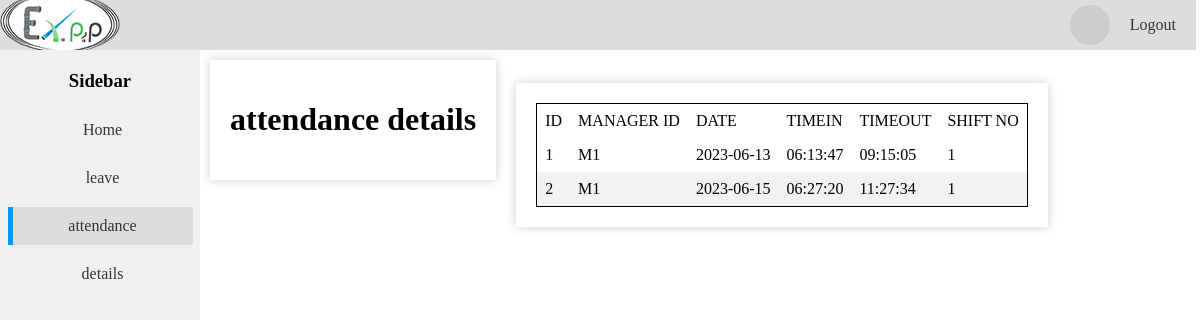
The app's page /managerattendance.php (signed in), older data.
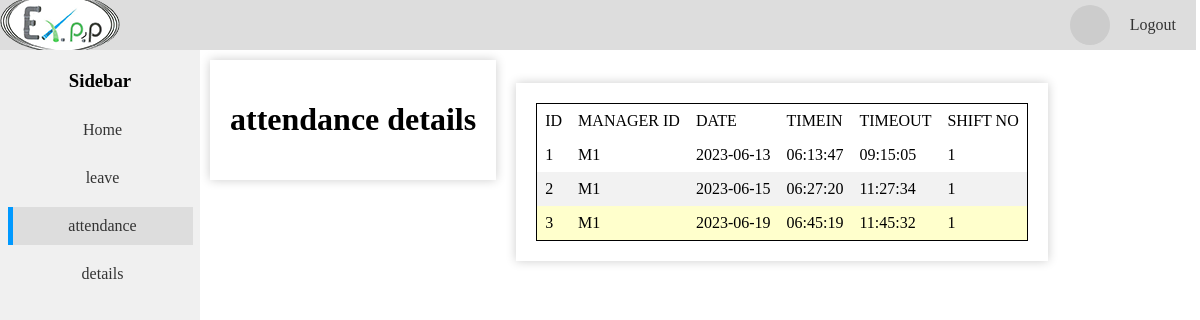
The same page, newer data.
### tables this page shows
CREATE TABLE `attendance` (
  `attendanceID` int(11) NOT NULL,
  `employeeID` int(11) DEFAULT NULL,
  `managerID` varchar(255) DEFAULT NULL,
  `logdate` date NOT NULL,
  `timein` time NOT NULL,
  `timeout` time DEFAULT NULL,
  `shifttype` varchar(15) NOT NULL
);

### managerattendance.php (the view, shortened to what this page needs)
<!DOCTYPE html>
<html>
<head>
</head>
<body>
<div class="page-container">
  <?php include 'header.php'; ?>
  <div class="content-container">
  <div class="sidebar">
    <h3>Sidebar</h3>
    <a href="managerdashboard.php">Home</a>
    <a href="managerleave.php">leave</a>
    <a class="active"href="managerattendance.php">attendance</a>
    <a href="managerdetails.php">details</a>
  </div>
<div class="rightofsidebar">
<div class="container">
   <h1>attendance details</h1>
</div>
<div class="container">
    <div class="employee-info">
        <table>
            <thead>
                <tr>
                    <td>ID</td>
                    <td>MANAGER ID</td>
                    <td>DATE</td>
                    <td>TIMEIN</td>
                    <td>TIMEOUT</td>
                    <td>SHIFT NO</td>
                </tr>
            </thead>
            <tbody>
                <?php
                require_once "connection.php";
                $userID = $_SESSION["user_type"];
                $sql = "SELECT * FROM attendance WHERE managerID = '$userID' AND MONTH(logdate) = MONTH(CURDATE())";
                $query = $conn->query($sql);
                while($row = $query->fetch_assoc()){
                    $today = ($row['logdate'] == date('Y-m-d')) ? 'today' : '';
                    echo "<tr class='$today'>";
                    echo "<td>" . $row['attendanceID'] . "</td>";
                    echo "<td>" . $row['managerID'] . "</td>";
                    echo "<td>" . $row['logdate'] . "</td>";
                    echo "<td>" . $row['timein'] . "</td>";
                    echo "<td>" . $row['timeout'] . "</td>";
                    echo "<td>" . $row['shifttype'] . "</td>";
                    echo "</tr>";
                }
                ?>
            </tbody>
        </table>
    </div>
</div>
</div>
</div>
</div>
</body>
</html>

Row changes from the older to the newer data that the page shows:
added attendance: attendanceID "3", managerID "M1", logdate "2023-06-19", timein "06:45:19", timeout "11:45:32", shifttype "1"
